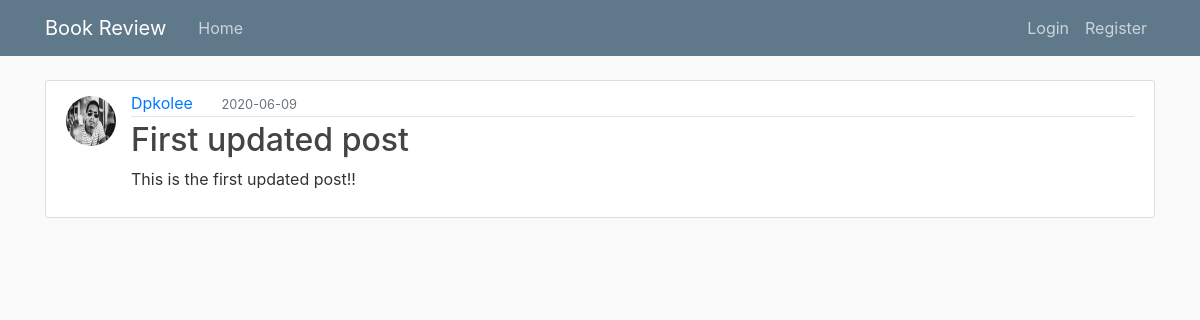
Screenshot of /edit_post/1 with the database file from the repository.
### project1/model.py (models this page shows, shortened)
class User(db.Model, UserMixin):
	__tablename__ = "user"
	id = db.Column(db.Integer, primary_key=True)
	username = db.Column(db.String(20), unique = True, nullable=False)
	email = db.Column(db.String(120), unique =True,  nullable=False)
	image_file = db.Column(db.String(40), nullable=False, default = 'default.jpg')
	password = db.Column(db.String(60), nullable=False)
	posts = db.relationship('Post', backref ='author', lazy = True)

class Post(db.Model):
	__tablename__ = "post"
	id = db.Column(db.Integer, primary_key = True)
	title = db.Column(db.String(60), nullable = False)
	date_posted = db.Column(db.DateTime, nullable = False, default = datetime.now())
	content = db.Column(db.Text, nullable = False)
	user_id = db.Column(db.Integer, db.ForeignKey('user.id'), nullable = False )

### project1/routes.py (the view)
@app.route("/edit_post/<int:post_id>")
def edit_post(post_id):
	post = Post.query.get_or_404(post_id)
	return render_template("post_edit.html", post = post)

### project1/templates/post_edit.html (shortened to what this page needs)
{% extends "layout.html" %}
{% block body %}
    <article class="media content-section">
        <img class="rounded-circle article-img"
            src="{{ url_for('static', filename = 'profile_pics/' + post.author.image_file) }}">
        <div class="media-body">
        <div class="article-metadata">
        	<a class="mr-4" href="#">{{ post.author.username.capitalize() }}</a>
        	<small class="text-muted">
                {{ post.date_posted.strftime('%Y-%m-%d') }}
            </small>
        </div>
        <h2 class="article-title">{{ post.title.capitalize() }}</h2>
        <p class="article-content">{{ post.content.capitalize() }}</p>
        </div>
        </article>
{% endblock %}

### project1/static/main.css (style rules this page uses)
body { background: #fafafa; color: #333333; margin-top: 5rem; }
h1, h2, h3, h4, h5, h6 { color: #444444; }
.content-section { background: #ffffff; padding: 10px 20px; border: 1px solid #dddddd; border-radius: 3px; margin-bottom: 20px; }
.article-title { color: #444444; }
.article-content { white-space: pre-line; }
.article-img { height: 50px; width: 50px; margin-right: 15px; margin-top: 5px; }
.article-metadata { padding-bottom: 1px; margin-bottom: 4px; border-bottom: 1px solid #e3e3e3 }

### rows the page displays
User: image_file (picture), author.username "Dpkolee"
Post: date_posted "2020-06-09", title "First updated post", content "This is the first updated post!!"
